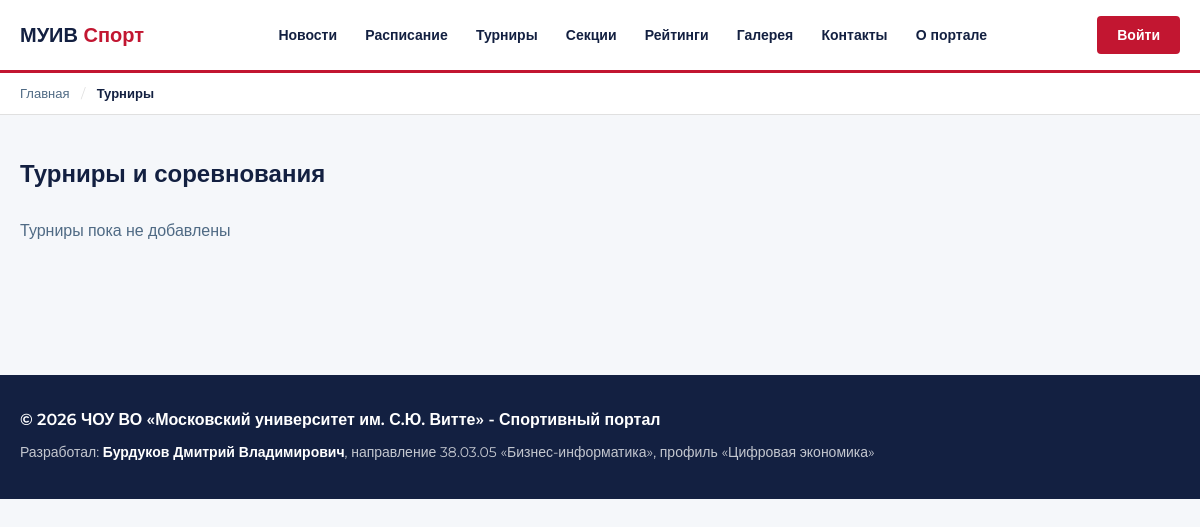
Page /tournaments/ on the earlier database version.
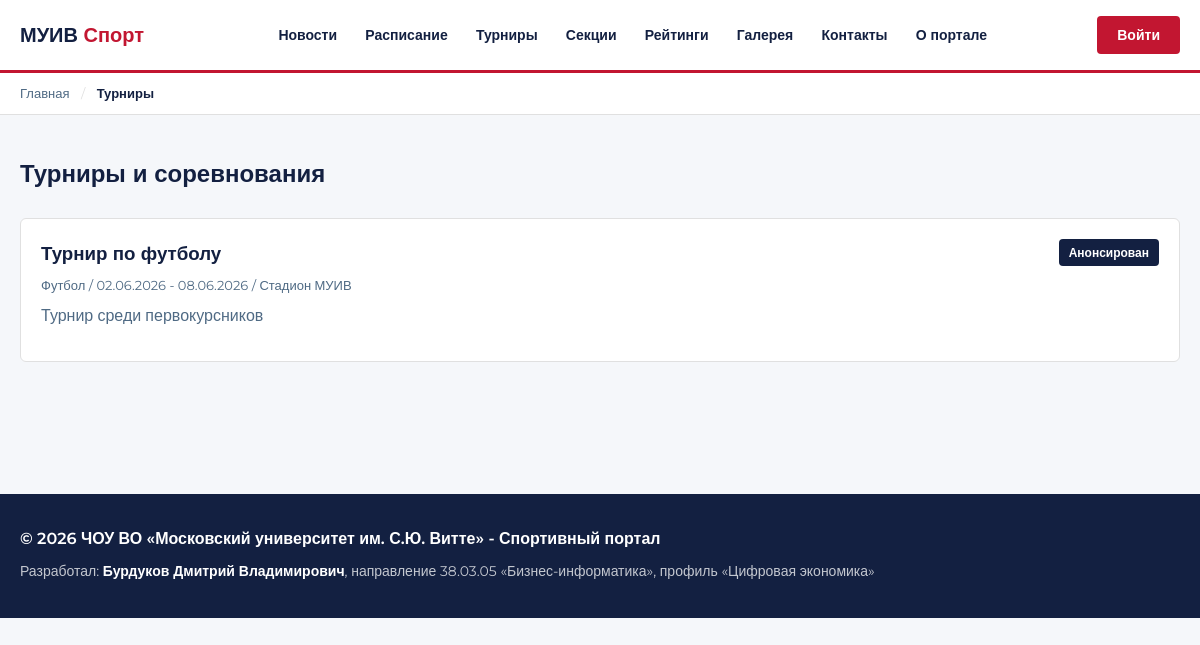
Same page on the later database version.
### main/models.py (models this page shows, shortened)
class Tournament(models.Model):
    STATUSES = [
        ('upcoming', 'Анонсирован'),
        ('open', 'Идёт регистрация'),
        ('running', 'Проходит'),
        ('finished', 'Завершён'),
        ('cancelled', 'Отменен'),
    ]
    title            = models.CharField(max_length=200, verbose_name='Название')
    sport            = models.ForeignKey(Sport, on_delete=models.CASCADE, verbose_name='Вид спорта')
    description      = models.TextField(blank=True, verbose_name='Описание')
    date_start       = models.DateField(verbose_name='Дата начала')
    date_end         = models.DateField(null=True, blank=True, verbose_name='Дата окончания')
    location         = models.CharField(max_length=200, blank=True, verbose_name='Место проведения')
    status           = models.CharField(max_length=20, choices=STATUSES, default='upcoming', verbose_name='Статус')
    max_participants = models.PositiveIntegerField(default=32, verbose_name='Макс. участников')
    created          = models.DateTimeField(auto_now_add=True, verbose_name='Дата создания')
    class Meta:
        verbose_name        = 'Турнир'
        verbose_name_plural = 'Турниры'
        ordering            = ['-date_start']

class Sport(models.Model):
    name        = models.CharField(max_length=100, verbose_name='Название')
    description = models.TextField(verbose_name='Описание')
    class Meta:
        verbose_name        = 'Вид спорта'
        verbose_name_plural = 'Виды спорта'
    def __str__(self):
        return self.name

### main/views.py (the view)
# urls.py: path('tournaments/', views.tournaments, name='tournaments'),
def tournaments(request):
    items = Tournament.objects.all()
    registered_ids = []
    if request.user.is_authenticated:
        registered_ids = TournamentParticipant.objects.filter(
            user=request.user
        ).values_list('tournament_id', flat=True)
    return render(request, 'tournaments.html', {
        'tournaments': items,
        'registered_ids': registered_ids
        })

### templates/tournaments.html (shortened to what this page needs)
{% extends 'base.html' %}
{% block breadcrumbs %}
  <a href="/" style="color: var(--muted); font-weight: 500;">Главная</a>
  <span style="color: var(--border); margin: 0 8px;">/</span>
  <span style="color: var(--dark); font-weight: 600;">Турниры</span>
{% endblock %}
{% block content %}
<div class="container" style="padding-top: 40px; padding-bottom: 60px;">
  <h2>Турниры и соревнования</h2>
  <div style="margin-top: 24px;">
    {% for t in tournaments %}
      <div style="background: var(--white); border: 1px solid var(--border); border-radius: 6px; padding: 20px; margin-bottom: 12px;">
        <div style="display: flex; justify-content: space-between; align-items: flex-start;">
          <div>
            <h3 style="margin-bottom: 6px;">{{ t.title }}</h3>
            <p style="font-size: 13px; color: var(--muted); margin-bottom: 8px;">
              {{ t.sport }} / {{ t.date_start|date:"d.m.Y" }}{% if t.date_end %} - {{ t.date_end|date:"d.m.Y" }}{% endif %}
              {% if t.location %} / {{ t.location }}{% endif %}
            </p>
            {% if t.description %}<p>{{ t.description }}</p>{% endif %}
          </div>
          <span style="font-size: 12px; font-weight: 600; padding: 4px 10px; border-radius: 4px; background: var(--dark); color: white; white-space: nowrap;">
            {{ t.get_status_display }}
          </span>
        </div>
      </div>
    {% empty %}
      <p>Турниры пока не добавлены</p>
    {% endfor %}
  </div>
</div>
{% endblock %}

### templates/base.html (shortened to what this page needs)
{% load static %}
<!DOCTYPE html>
<html lang="ru">
<head>
  <link rel="stylesheet" href="{% static 'css/style.css' %}">
</head>
<body>
  <div style="background: var(--white); border-bottom: 3px solid var(--red); padding: 16px 0;">
    <div class="container" style="display: flex; align-items: center; justify-content: space-between;">
      <a href="/" style="font-size: 20px; font-weight: 700; color: var(--dark);">МУИВ <span style="color: var(--red);">Спорт</span></a>
      <nav>
        <a href="/news/" style="margin-left: 24px; font-size: 14px; font-weight: 600; color: var(--dark);">Новости</a>
        <a href="/schedule/" style="margin-left: 24px; font-size: 14px; font-weight: 600; color: var(--dark);">Расписание</a>
        <a href="/tournaments/" style="margin-left: 24px; font-size: 14px; font-weight: 600; color: var(--dark);">Турниры</a>
        <a href="/sports/" style="margin-left: 24px; font-size: 14px; font-weight: 600; color: var(--dark);">Секции</a>
        <a href="/ratings/" style="margin-left: 24px; font-size: 14px; font-weight: 600; color: var(--dark);">Рейтинги</a>
        <a href="/gallery/" style="margin-left: 24px; font-size: 14px; font-weight: 600; color: var(--dark);">Галерея</a>
        <a href="/contacts/" style="margin-left: 24px; font-size: 14px; font-weight: 600; color: var(--dark);">Контакты</a>
        <a href="/about/" style="margin-left: 24px; font-size: 14px; font-weight: 600; color: var(--dark);">О портале</a>
      </nav>
      {% if user.is_authenticated %}
        <a href="/profile/" style="font-size: 14px; color: var(--muted);">{{ user.username }}</a>
        <a href="/accounts/logout/" style="font-size: 14px; color: var(--muted); margin-left: 16px;">Выйти</a>
      {% else %}
        <a href="/accounts/login/" style="padding: 8px 20px; background: var(--red); color: var(--white); border-radius: 4px; font-size: 14px; font-weight: 600;">Войти</a>
      {% endif %}
    </div>
  </div>
  <div style="background: white; border-bottom: 1px solid var(--border); padding: 10px 0; font-size: 13px;">
    <div class="container">
      {% block breadcrumbs %}{% endblock %}
    </div>
  </div>
  {% block content %}{% endblock %}
<footer style="background: var(--dark); color: white; margin-top: 60px; padding: 32px 0 24px;">
    <div class="container">
      <p style="color: white; font-weight: 600; margin-bottom: 8px;">© 2026 ЧОУ ВО «Московский университет им. С.Ю. Витте» - Спортивный портал</p>
      <p style="color: rgba(255,255,255,.75); font-size: 14px;">
        Разработал: <strong style="color: white;">Бурдуков Дмитрий Владимирович</strong>, направление 38.03.05 «Бизнес-информатика», профиль «Цифровая экономика»
      </p>
    </div>
  </footer>
</body>
</html>

### static/css/style.css (style rules this page uses)
:root { --red: #C21631; --dark: #132041; --muted: #4F6A84; --border: #E0E0E0; --bg: #F5F7FA; --white: #FFFFFF; }
* { box-sizing: border-box; margin: 0; padding: 0; }
body { font-family: 'Montserrat', sans-serif; font-size: 16px; color: var(--dark); background: var(--bg); line-height: 1.6; }
.container { max-width: 1200px; margin: 0 auto; padding: 0 20px; }
h1, h2, h3 { font-weight: 700; margin-bottom: 16px; }
p { color: var(--muted); margin-bottom: 12px; }
a { color: var(--red); text-decoration: none; }

Differences in the rows shown:
added Tournament: title "Турнир по футболу", sport "Футбол", date_start "02.06.2026", date_end "08.06.2026", location "Стадион МУИВ", description "Турнир среди первокурсников", status "Анонсирован"
Other differences:
text no longer shown: "Турниры пока не добавлены"
